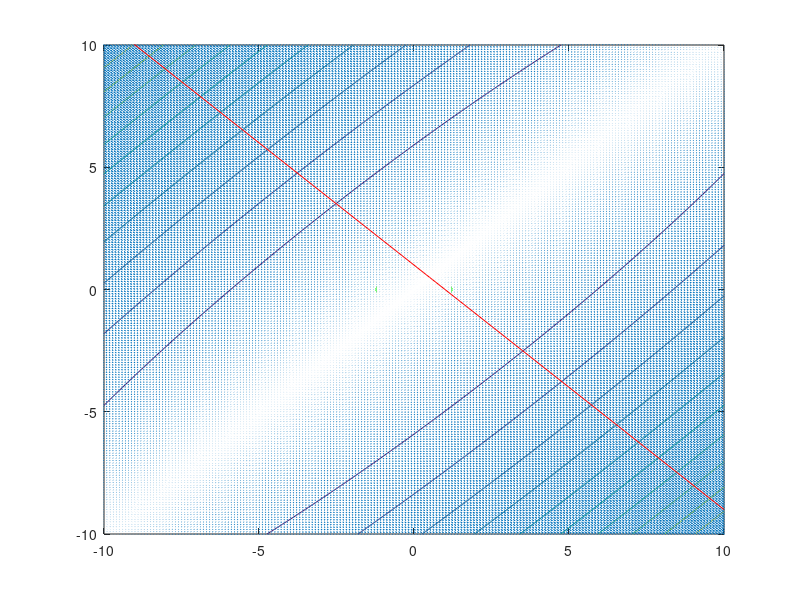

This figure's MATLAB source: (Note: this script raises an error after producing the figure.)
% use meshgrid to create a rectangular grid
[x, y] = meshgrid(-10:.1:10, -10:.1:10);

% compute function values at the points of the grid
z = 0.26*(x.^2 + y.^2) - 0.48*x.*y;

% compute gradients
% dx – partial derivative in respect of x; dy – partial derivative in respect of y
[dx, dy] = gradient(z);

% plot contourlines
contour(x, y, z)

% the next plot will be constructed on top of the existing figure
hold on

% plot gradients
quiver(x, y, dx, dy)

% the next plot will be constructed on top of the existing figure
hold on

% plot the constraints function g1
x1 = -10:.1:10;
y1 = 1 - x1;
plot(x1, y1, 'r')

% the next plot will be constructed on top of the existing figure
hold on

% plot the constraints functions g2 positive values
x2 = -sqrt(1.5):.00001:sqrt(1.5);
y2 = sqrt(1.5 - x2.^2);
plot(x2, y2, 'g')

% the next plot will be constructed on top of the existing figure
hold on

% plot the constraints functions g2 negative values
plot(x2, -y2, 'g')

% make sure that the grid will stay 10x10
xlim([-10 10])
ylim([-10 10])

% make an initial guess:
x0 = [-1 1];

% Setup the optimization parameters:
% turn off large-scale algorithms
% turn on Display options for visualization of transient results
options = optimset('LargeScale', 'off', 'Display', 'iter');

% non-explicit constraints are replaced by []
[x, fval, exitflag, output] = fmincon('objfun', x0, [], [], [], [], [], [], 'confun', options);

% the next plot will be constructed on top of the existing figure
hold on

% plot the result X point
plot(x(1), x(2), 'm*')

% finish drawing
hold off

disp(x)
disp(fval)
disp(exitflag)
disp(output.message)
